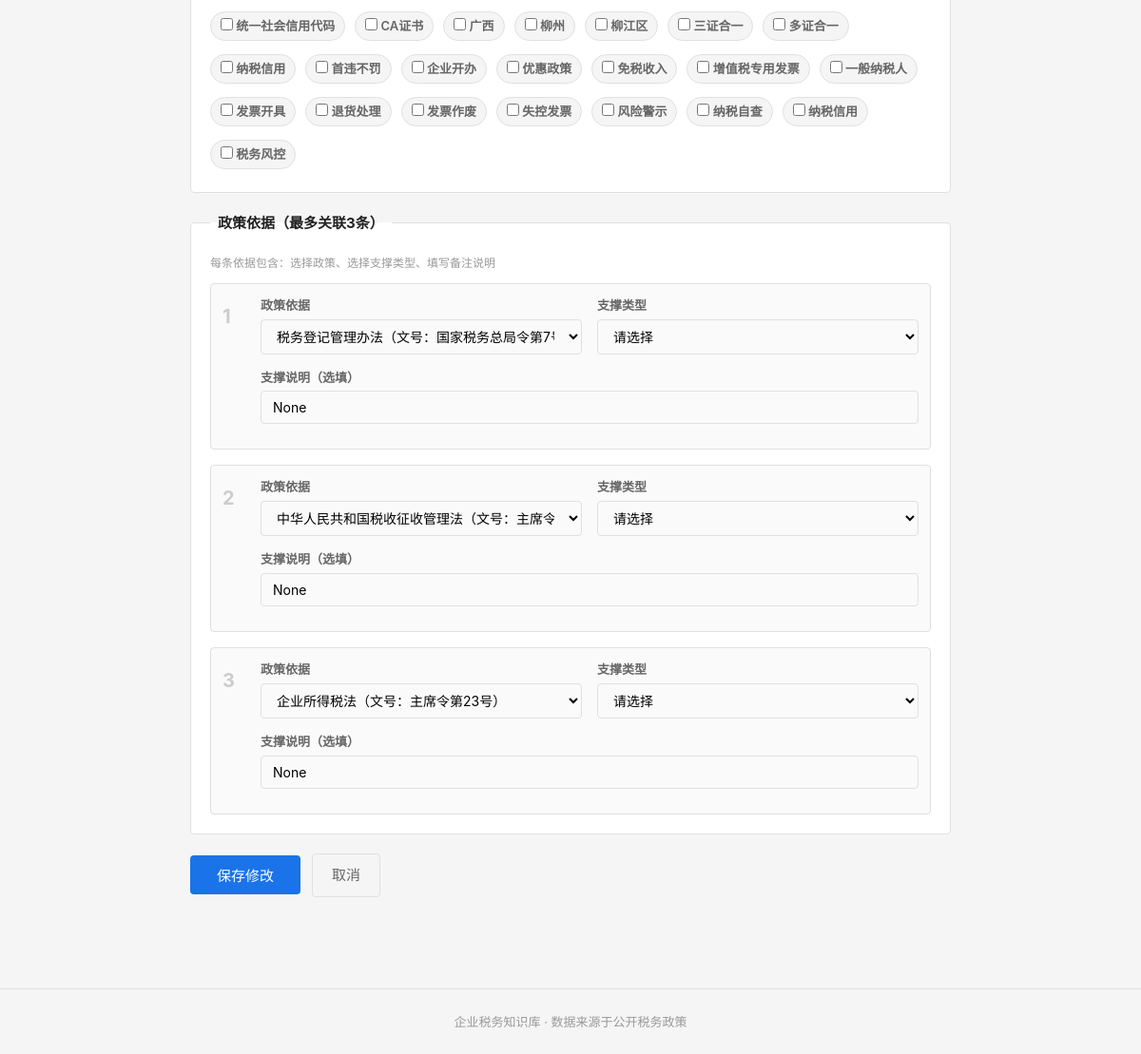
/question/CHG-REG-007/edit (signed in, lower part), run on an earlier commit of the app's database.
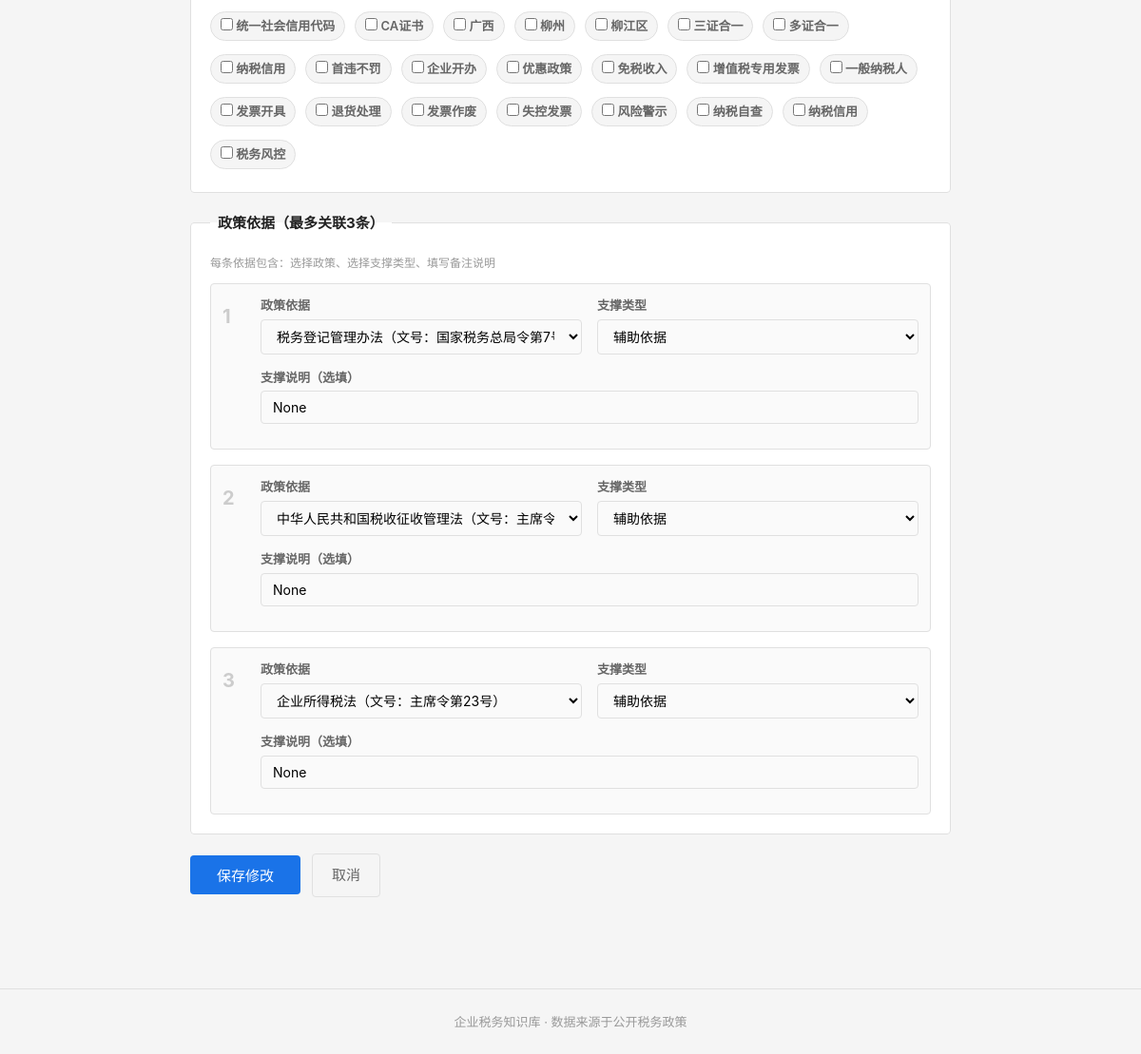
And on a later commit of the database.
### tables this page shows
CREATE TABLE question_policy_link (
    id              INTEGER PRIMARY KEY AUTOINCREMENT,
    question_id     INTEGER NOT NULL,
    policy_id       INTEGER NOT NULL,
    support_type    TEXT NOT NULL,
    support_note    TEXT,
    display_order   INTEGER NOT NULL DEFAULT 1,

    FOREIGN KEY (question_id) REFERENCES question_master(id) ON DELETE CASCADE,
    FOREIGN KEY (policy_id)   REFERENCES policy_basis(id)    ON DELETE CASCADE
);

### backend/app.py (the view, shortened to what this page needs)
    @app.route('/question/<question_code>/edit', methods=['GET', 'POST'])
    @admin_required
    def edit_question(question_code):
        from services.question_service import QuestionService
        svc = QuestionService()
        detail = svc.get_question_detail(question_code)
        if not detail:
            return "问题不存在", 404
        stages = svc.get_stages()
        modules = svc.get_modules()
        all_tags = svc.get_all_tags()
        business_tags = [t for t in all_tags if t['tag_category'] in ('business', 'business_tag')]
        all_policies = svc.get_all_policies()
        return render_template('edit_question.html',
                               detail=detail, stages=stages, modules=modules,
                               all_tags=all_tags, business_tags=business_tags,
                               all_policies=all_policies)

### backend/services/question_service.py (called while the page is built)
    def _query(self, sql, params=None):
        conn = sqlite3.connect(self.db_path)
        conn.execute("PRAGMA foreign_keys = ON")
        conn.row_factory = sqlite3.Row
        cur = conn.cursor()
        if params:
            cur.execute(sql, params)
        else:
            cur.execute(sql)
        rows = cur.fetchall()
        conn.close()
        return [dict(r) for r in rows]

    def _query_one(self, sql, params=None):
        rows = self._query(sql, params)
        return rows[0] if rows else None

    def get_stages(self):
        return self._query("""
            SELECT tag_code, tag_name
            FROM tag_dict
            WHERE tag_category = 'stage'
            ORDER BY display_order
        """)

    def get_modules(self):
        return self._query("""
            SELECT tag_code, tag_name
            FROM tag_dict
            WHERE tag_category = 'module'
            ORDER BY display_order
        """)

    def get_all_tags(self):
        return self._query("""
            SELECT tag_code, tag_name, tag_category
            FROM tag_dict
            WHERE status = 'active'
            ORDER BY tag_category, display_order
        """)

### frontend/templates/edit_question.html (shortened to what this page needs)
{% extends "base.html" %}
{% block main %}
<form action="/question/{{ detail.question_code }}/edit" method="POST" class="question-form">
    {% if business_tags %}
    {% set existing_tag_codes = [] %}
    {% for t in detail.tags %}
        {% set _ = existing_tag_codes.append(t.tag_code) %}
    {% endfor %}
    <fieldset class="form-fieldset">
        <div class="tag-checkboxes">
            {% for t in business_tags %}
            <label class="checkbox-label tag-checkbox">
                <input type="checkbox" name="tags" value="{{ t.tag_code }}"{% if t.tag_code in existing_tag_codes %} checked{% endif %}> {{ t.tag_name }}
            </label>
            {% endfor %}
        </div>
    </fieldset>
    {% endif %}
    {% if all_policies %}
    <fieldset class="form-fieldset">
        <legend>政策依据（最多关联3条）</legend>
        <p class="field-hint">每条依据包含：选择政策、选择支撑类型、填写备注说明</p>
        {% set existing_policies = detail.policies %}
        {% for i in [1, 2, 3] %}
        {% set existing = existing_policies[loop.index0] if loop.index0 < existing_policies|length else none %}
        <div class="policy-row">
            <div class="policy-row-num">{{ i }}</div>
            <div class="policy-row-fields">
                <div class="form-row">
                    <div class="form-group">
                        <label for="policy_id_{{ i }}">政策依据</label>
                        <select name="policy_id_{{ i }}" id="policy_id_{{ i }}">
                            {% for p in all_policies %}
                            <option value="{{ p.id }}" {% if existing and p.id == existing.id %}selected{% endif %}>{{ p.policy_name }}{% if p.document_no %}（文号：{{ p.document_no }}）{% endif %}</option>
                            {% endfor %}
                        </select>
                    </div>
                    <div class="form-group">
                        <label for="support_type_{{ i }}">支撑类型</label>
                        <select name="support_type_{{ i }}" id="support_type_{{ i }}">
                            <option value="">请选择</option>
                            <option value="support_aux" {% if existing and existing.support_type == 'support_aux' %}selected{% endif %}>辅助依据</option>
                        </select>
                    </div>
                </div>
                <div class="form-group">
                    <label for="support_note_{{ i }}">支撑说明（选填）</label>
                    <input type="text" name="support_note_{{ i }}" id="support_note_{{ i }}" value="{{ existing.support_note if existing else '' }}" placeholder="说明这条依据支撑哪个结论">
                </div>
            </div>
        </div>
        {% endfor %}
    </fieldset>
    {% endif %}
    <div class="form-actions">
        <button type="submit" class="btn-submit">保存修改</button>
        <a href="/question/{{ detail.question_code }}" class="btn-cancel">取消</a>
    </div>
</form>
{% endblock %}

What changed in the data, as far as the page shows it:
now on this page (row edited): question_policy_link: support_type "辅助依据"
now on this page (row edited): question_policy_link: support_type "辅助依据"
now on this page (row edited): question_policy_link: support_type "辅助依据"
Also different on the page:
list line gone: "请选择"
